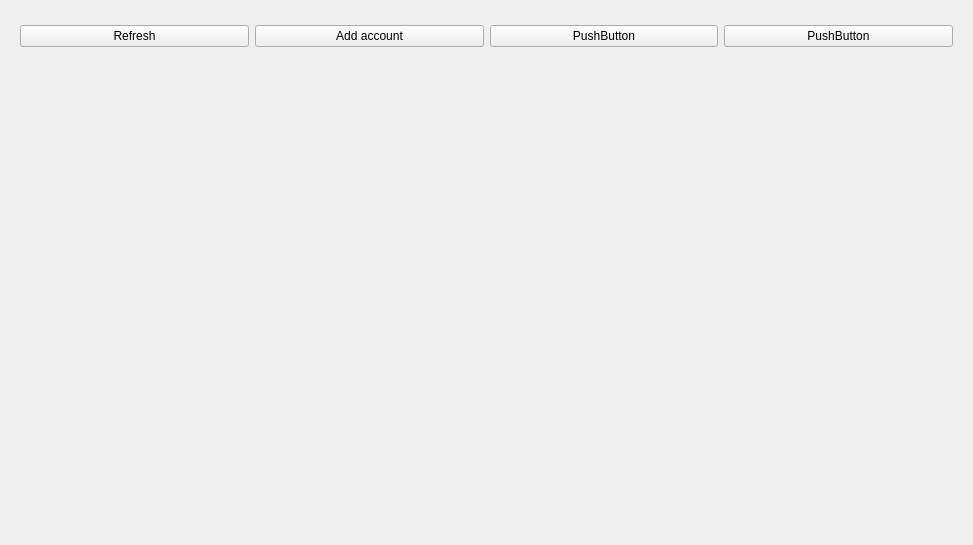
<?xml version="1.0" encoding="UTF-8"?>
<ui version="4.0">
 <class>Form</class>
 <widget class="QWidget" name="Form">
  <property name="geometry">
   <rect>
    <x>0</x>
    <y>0</y>
    <width>973</width>
    <height>545</height>
   </rect>
  </property>
  <property name="windowTitle">
   <string>Form</string>
  </property>
  <layout class="QVBoxLayout" name="verticalLayout_3">
   <item>
    <widget class="QWidget" name="widget" native="true">
     <property name="maximumSize">
      <size>
       <width>16777215</width>
       <height>50</height>
      </size>
     </property>
     <layout class="QHBoxLayout" name="horizontalLayout">
      <item>
       <widget class="QPushButton" name="btn_refresh">
        <property name="text">
         <string>Refresh</string>
        </property>
       </widget>
      </item>
      <item>
       <widget class="QPushButton" name="btn_add_accounts">
        <property name="text">
         <string>Add account</string>
        </property>
       </widget>
      </item>
      <item>
       <widget class="QPushButton" name="pushButton_3">
        <property name="text">
         <string>PushButton</string>
        </property>
       </widget>
      </item>
      <item>
       <widget class="QPushButton" name="pushButton_4">
        <property name="text">
         <string>PushButton</string>
        </property>
       </widget>
      </item>
     </layout>
    </widget>
   </item>
   <item>
    <widget class="QFrame" name="f_account"/>
   </item>
  </layout>
 </widget>
 <resources/>
 <connections/>
</ui>
